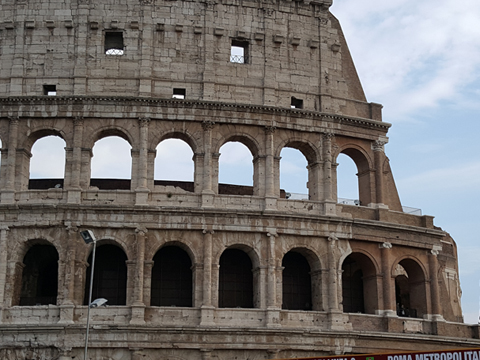
#> input picture 3-1/OpenCV/ch7/cannay_tset.jpg, 480 x 360 px
$ python ch7_14.py
#> lines starting #> are read from the running program, lines starting #| are printed output that depends on the picture; after the words box and inside, x2 and y2 are one past the last pixel; in counts of white or black regions, pixels touching at a corner belong together
import cv2

def bar(value) :
    global title, image

    th1 = cv2.getTrackbarPos('th1', title)
    th2 = cv2.getTrackbarPos('th2', title)
    result = cv2.Canny(image, th1, th2)

    cv2.imshow(title, result)

image = cv2.imread('cannay_tset.jpg', cv2.IMREAD_GRAYSCALE)
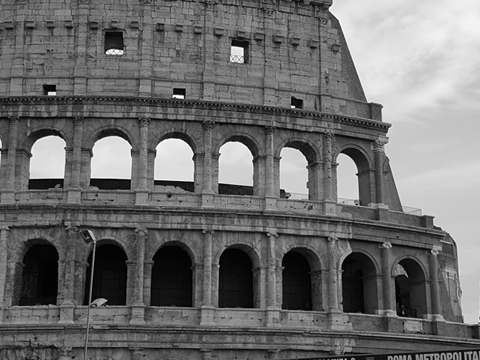
#> image: shape (360, 480); min 0, max 255, mean 109
if image is None: raise Exception("영상 파일 읽기 오류 발생")
title = 'cannay edge'

result = cv2.Canny(image, 100, 150)
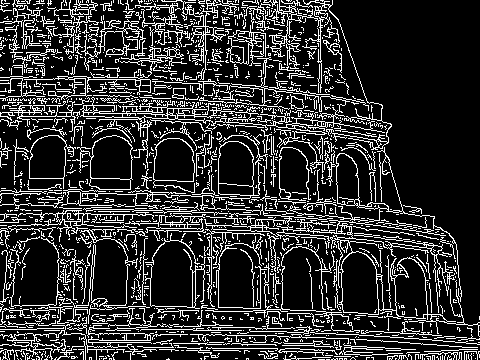
#> result: shape (360, 480); 19.1% white in thin lines or dots

cv2.imshow(title, result)

cv2.createTrackbar('th1', title, 50, 255, bar)
cv2.createTrackbar('th2', title, 150, 255, bar)

cv2.waitKey(0)
#> in bar, `result = cv2.Canny(image, th1, th2)`:
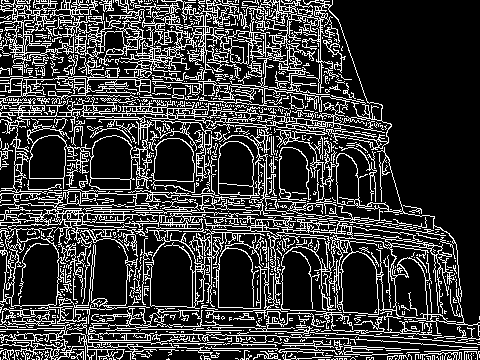
#> result: shape (360, 480); 22.8% white in thin lines or dots

$ run again, with 3-1/OpenCV/ch7/filter_sharpen.jpg copied over 3-1/OpenCV/ch7/cannay_tset.jpg
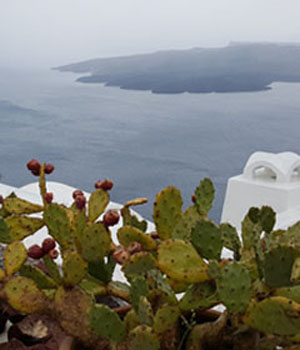
#> input picture 3-1/OpenCV/ch7/filter_sharpen.jpg, 300 x 350 px
#> `image = cv2.imread('cannay_tset.jpg', cv2.IMREAD_GRAYSCALE)`:
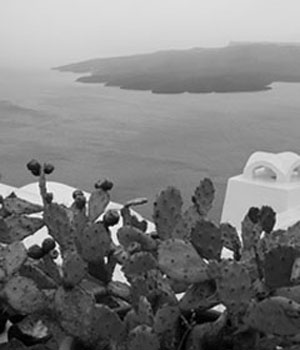
#> image: shape (350, 300); min 0, max 255, mean 126.2
#> in bar, `result = cv2.Canny(image, th1, th2)`:
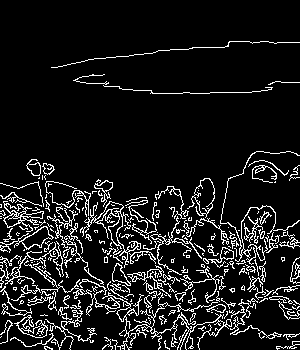
#> result: shape (350, 300); 10.3% white in thin lines or dots, all inside (x1, y1, x2, y2) = (0, 41, 300, 350)
